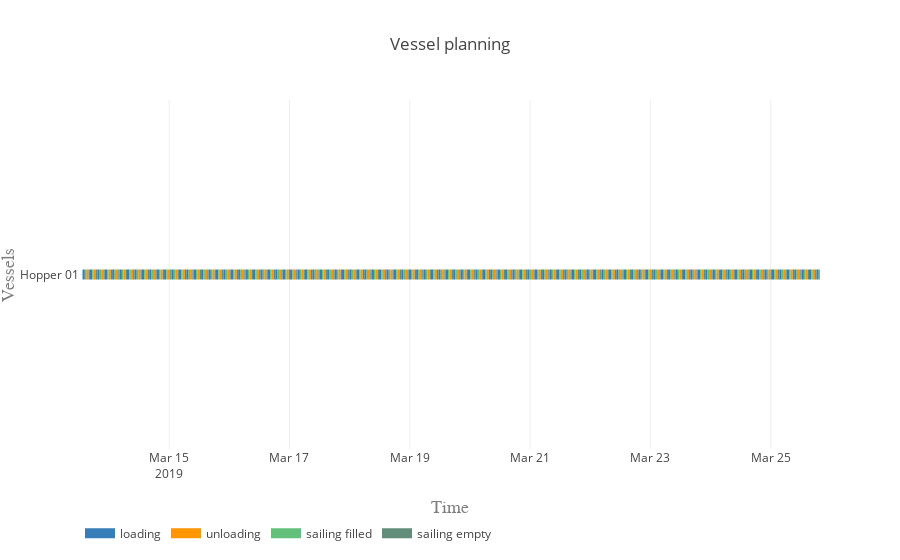

This figure's notebook cell:
### Code cell
vessels = equipment

processes = ['loading', 'unloading', 'sailing filled', 'sailing empty']
colors = {0:'rgb(55,126,184)', 1:'rgb(255,150,0)', 2:'rgb(98, 192, 122)', 3:'rgb(98, 141, 122)'}

plot.vessel_planning(vessels, processes, colors)

### Figure 1 — Plotly figure (JSON) as saved in the notebook; plotly's stock layout.template omitted (floating-point values rounded to 4 significant figures; data arrays with more than 128 entries replaced by an {"elided": "..."} marker saying what was removed)
{"data": [{"connectgaps": false, "hoverinfo": "y+name", "line": {"color": "rgb(55,126,184)", "width": 10}, "mode": "lines", "name": "loading", "type": "scatter", "uid": "ef58fa1f-8c64-40f8-931b-7f91430c53cf", "x": {"elided": "500 str values"}, "y": {"elided": "500 str values"}}, {"connectgaps": false, "hoverinfo": "y+name", "line": {"color": "rgb(255,150,0)", "width": 10}, "mode": "lines", "name": "unloading", "type": "scatter", "uid": "f94dcb18-3cb0-457e-a2d7-01fc596b5aac", "x": {"elided": "500 str values"}, "y": {"elided": "500 str values"}}, {"connectgaps": false, "hoverinfo": "y+name", "line": {"color": "rgb(98, 192, 122)", "width": 10}, "mode": "lines", "name": "sailing filled", "type": "scatter", "uid": "a7f9ddce-30b3-4794-8af6-958333ca6b8f", "x": {"elided": "500 str values"}, "y": {"elided": "500 str values"}}, {"connectgaps": false, "hoverinfo": "y+name", "line": {"color": "rgb(98, 141, 122)", "width": 10}, "mode": "lines", "name": "sailing empty", "type": "scatter", "uid": "e92b4f83-81f5-40a0-9cd2-bf60ec452570", "x": {"elided": "495 str values"}, "y": {"elided": "495 str values"}}], "layout": {"hovermode": "closest", "legend": {"orientation": "h", "x": 0, "y": -0.2}, "title": "Vessel planning", "xaxis": {"range": ["2019-03-13 12:25:14", "2019-03-25 19:39:36.511561"], "title": "Time", "titlefont": {"color": "#7f7f7f", "family": "Courier New, monospace", "size": 18}}, "yaxis": {"title": "Vessels", "titlefont": {"color": "#7f7f7f", "family": "Courier New, monospace", "size": 18}}}}
